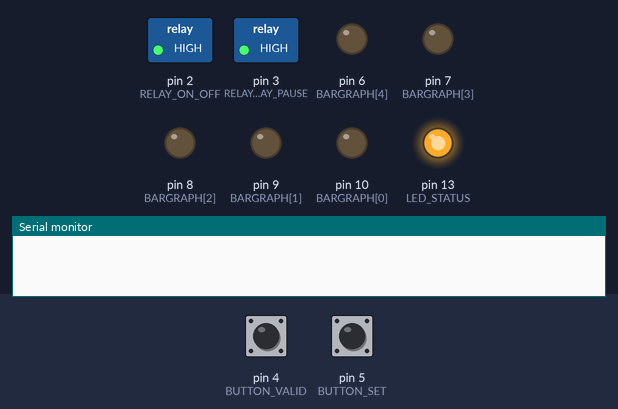
Bench run of a sketch on a simulated Arduino Uno, built with avr-gcc and run on an emulated ATmega328P. On the bench: switched loads named in the sketch (green lamp = pin HIGH), output pins drawn as LEDs (lit = HIGH), the last lines printed to the serial monitor. Inputs (shaded band) come from the test bench; at power-on: pin 4 (BUTTON_VALID) LOW, pin 5 (BUTTON_SET) LOW. At 10.1 s the program stops and its outputs stay as they are.

Above: at 0.8 s.
0.9 s: pin 4 (BUTTON_VALID) pulled HIGH for 0.15 s
At 1.4 s:
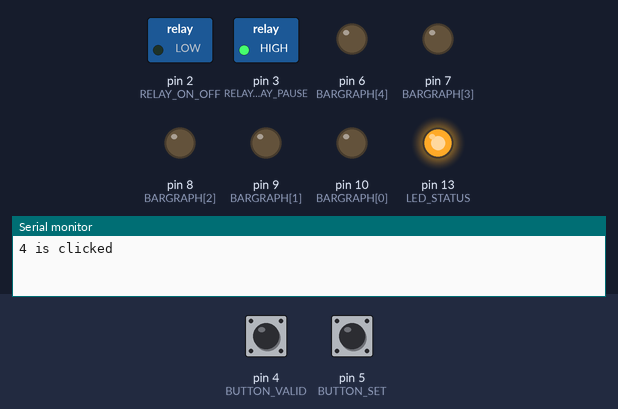
At 8.9 s:
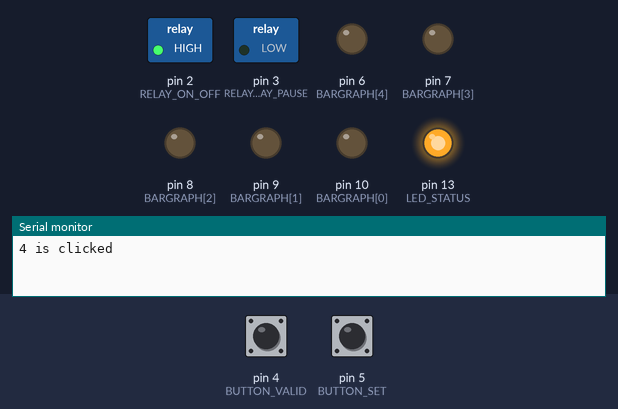
Timing chart, 0 to 10.6 s (numbered marks = the images above; inputs shaded):
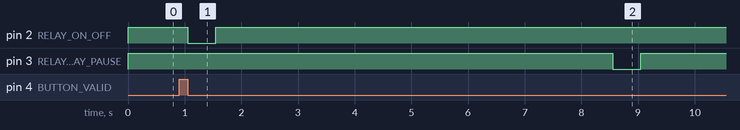

The sketch:

main.ino
```cpp
// (licence header left out)
const int BUTTON_SET = 5;
const int BUTTON_VALID = 4;
const int RELAY_ON_OFF = 2;
const int RELAY_PLAY_PAUSE = 3;
const int LED_STATUS = 13;

const int BARGRAPH[] = {10, 9, 8, 7, 6};
const int BARGRAPH_SIZE = 5;

int led_state = HIGH;
int clicks = 0;

const unsigned long UNITS = 1000L * 60L * 60L; // Units are 10 secs for debugging
unsigned long total_time = 0;
const int DELAY_LOOP = 500;

const int DEBOUNCE_DELAY = 50;   // the debounce time; increase if the output flickers
int last_states[6]   = {0, 0, 0, 0, 0, 0};
long last_debounces[6] = {0, 0, 0, 0, 0, 0};


void init_bargraph() {
  int i = 0;
  for (i; i < BARGRAPH_SIZE; i++) {
    pinMode(BARGRAPH[i], OUTPUT);
  }
}


void display_bargraph(int value) {
  int i = 0;
  if (value > BARGRAPH_SIZE) {
    value = BARGRAPH_SIZE;
  }

  for (i; i < BARGRAPH_SIZE; i++) {
    if (i < value) {
      digitalWrite(BARGRAPH[i], HIGH);
    } else {
      digitalWrite(BARGRAPH[i], LOW);
    }
  }
}


boolean is_debounce(int button) {
  int current_state = digitalRead(button);

  if (last_states[button] != current_state) {
    if (millis() - last_debounces[button] > DEBOUNCE_DELAY) {
      last_debounces[button] = millis();
      last_states[button] = current_state;
      return true;
    }
  }
  return false;
}


boolean is_clicked(int button) {
  if (is_debounce(button) && digitalRead(button) == LOW) {

    Serial.print(button);
    Serial.println(" is clicked");
    return true;
  }
  //Serial.println("Is not clicked");
  return false;
}


void ignite() {
  digitalWrite(RELAY_ON_OFF, LOW);
  delay(500);
  digitalWrite(RELAY_ON_OFF, HIGH);
  delay(7000);
  digitalWrite(RELAY_PLAY_PAUSE, LOW);
  delay(500);
  digitalWrite(RELAY_PLAY_PAUSE, HIGH);
  delay(1000);
}


int total_time_to_clicks(unsigned long total_time) {
  unsigned long result = total_time / UNITS;
  return result;
}


void setup() {
  pinMode(BUTTON_SET, INPUT);
  pinMode(BUTTON_VALID, INPUT);
  pinMode(RELAY_ON_OFF, OUTPUT);
  pinMode(RELAY_PLAY_PAUSE, OUTPUT);
  digitalWrite(RELAY_ON_OFF, HIGH);
  digitalWrite(RELAY_PLAY_PAUSE, HIGH);
  pinMode(LED_STATUS, OUTPUT);
  init_bargraph();
  display_bargraph(clicks);
  Serial.begin(9600);
  digitalWrite(LED_STATUS, led_state);

  while (!is_clicked(BUTTON_VALID)) {
    if (is_clicked(BUTTON_SET)) {
      clicks++;
      if (clicks > BARGRAPH_SIZE) {
        clicks = 0;
      }
      Serial.println(clicks);
      display_bargraph(clicks);
    }
  }
  total_time = clicks * UNITS;
}


void loop() {
  while (total_time > 0) {
    digitalWrite(LED_STATUS, led_state);
    led_state = ! led_state;
    total_time -= DELAY_LOOP;
    display_bargraph(total_time_to_clicks(total_time));
    delay(DELAY_LOOP);
  }
  ignite();
  while (1) {}
}
```

Measured:
- after the input at 0.9 s, pin 2 (RELAY_ON_OFF): HIGH → LOW after 0.15 s, → HIGH 0.50 s later; pin 3 (RELAY_PLAY_PAUSE): HIGH → LOW after 7.7 s, → HIGH 0.50 s later
